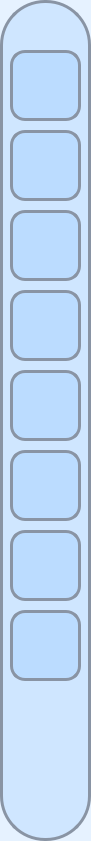
   <widget class="QWidget" name="widget" native="true">
    <property name="geometry">
     <rect>
      <x>0</x>
      <y>-40</y>
      <width>91</width>
      <height>841</height>
     </rect>
    </property>
    <property name="styleSheet">
     <string notr="true">background-color: rgba(0, 120, 255, 25);
border-radius: 45px;
border: 3px solid #8994A4;</string>
    </property>
    <widget class="QLabel" name="label_4">
     <property name="geometry">
      <rect>
       <x>10</x>
       <y>130</y>
       <width>71</width>
       <height>71</height>
      </rect>
     </property>
     <property name="styleSheet">
      <string notr="true">background-color: rgba(0, 120, 255, 25);
border-radius: 15px;
border: 3px solid #8994A4;</string>
     </property>
     <property name="text">
      <string/>
     </property>
     <property name="pixmap">
      <pixmap>../icons/gpu.png</pixmap>
     </property>
     <property name="scaledContents">
      <bool>true</bool>
     </property>
    </widget>
    <widget class="QLabel" name="label_3">
     <property name="geometry">
      <rect>
       <x>10</x>
       <y>50</y>
       <width>71</width>
       <height>71</height>
      </rect>
     </property>
     <property name="styleSheet">
      <string notr="true">background-color: rgba(0, 120, 255, 25);
border-radius: 15px;
border: 3px solid #8994A4;</string>
     </property>
     <property name="text">
      <string/>
     </property>
     <property name="pixmap">
      <pixmap>../icons/cpu.png</pixmap>
     </property>
     <property name="scaledContents">
      <bool>true</bool>
     </property>
    </widget>
    <widget class="QLabel" name="label_5">
     <property name="geometry">
      <rect>
       <x>10</x>
       <y>210</y>
       <width>71</width>
       <height>71</height>
      </rect>
     </property>
     <property name="styleSheet">
      <string notr="true">background-color: rgba(0, 120, 255, 25);
border-radius: 15px;
border: 3px solid #8994A4;</string>
     </property>
     <property name="text">
      <string/>
     </property>
     <property name="pixmap">
      <pixmap>../icons/mainboard.png</pixmap>
     </property>
     <property name="scaledContents">
      <bool>true</bool>
     </property>
    </widget>
    <widget class="QLabel" name="label_6">
     <property name="geometry">
      <rect>
       <x>10</x>
       <y>290</y>
       <width>71</width>
       <height>71</height>
      </rect>
     </property>
     <property name="styleSheet">
      <string notr="true">background-color: rgba(0, 120, 255, 25);
border-radius: 15px;
border: 3px solid #8994A4;</string>
     </property>
     <property name="text">
      <string/>
     </property>
     <property name="pixmap">
      <pixmap>../icons/ram.png</pixmap>
     </property>
     <property name="scaledContents">
      <bool>true</bool>
     </property>
    </widget>
    <widget class="QLabel" name="label_7">
     <property name="geometry">
      <rect>
       <x>10</x>
       <y>370</y>
       <width>71</width>
       <height>71</height>
      </rect>
     </property>
     <property name="styleSheet">
      <string notr="true">background-color: rgba(0, 120, 255, 25);
border-radius: 15px;
border: 3px solid #8994A4;</string>
     </property>
     <property name="text">
      <string/>
     </property>
     <property name="pixmap">
      <pixmap>../icons/ssd.png</pixmap>
     </property>
     <property name="scaledContents">
      <bool>true</bool>
     </property>
    </widget>
    <widget class="QLabel" name="label_8">
     <property name="geometry">
      <rect>
       <x>10</x>
       <y>450</y>
       <width>71</width>
       <height>71</height>
      </rect>
     </property>
     <property name="styleSheet">
      <string notr="true">background-color: rgba(0, 120, 255, 25);
border-radius: 15px;
border: 3px solid #8994A4;</string>
     </property>
     <property name="text">
      <string/>
     </property>
     <property name="pixmap">
      <pixmap>../icons/psu.png</pixmap>
     </property>
     <property name="scaledContents">
      <bool>true</bool>
     </property>
    </widget>
    <widget class="QLabel" name="label_9">
     <property name="geometry">
      <rect>
       <x>10</x>
       <y>530</y>
       <width>71</width>
       <height>71</height>
      </rect>
     </property>
     <property name="styleSheet">
      <string notr="true">background-color: rgba(0, 120, 255, 25);
border-radius: 15px;
border: 3px solid #8994A4;</string>
     </property>
     <property name="text">
      <string/>
     </property>
     <property name="pixmap">
      <pixmap>../icons/tancpu.png</pixmap>
     </property>
     <property name="scaledContents">
      <bool>true</bool>
     </property>
    </widget>
    <widget class="QLabel" name="label_10">
     <property name="geometry">
      <rect>
       <x>10</x>
       <y>610</y>
       <width>71</width>
       <height>71</height>
      </rect>
     </property>
     <property name="styleSheet">
      <string notr="true">background-color: rgba(0, 120, 255, 25);
border-radius: 15px;
border: 3px solid #8994A4;</string>
     </property>
     <property name="text">
      <string/>
     </property>
     <property name="pixmap">
      <pixmap>../icons/case.png</pixmap>
     </property>
     <property name="scaledContents">
      <bool>true</bool>
     </property>
    </widget>
   </widget>
